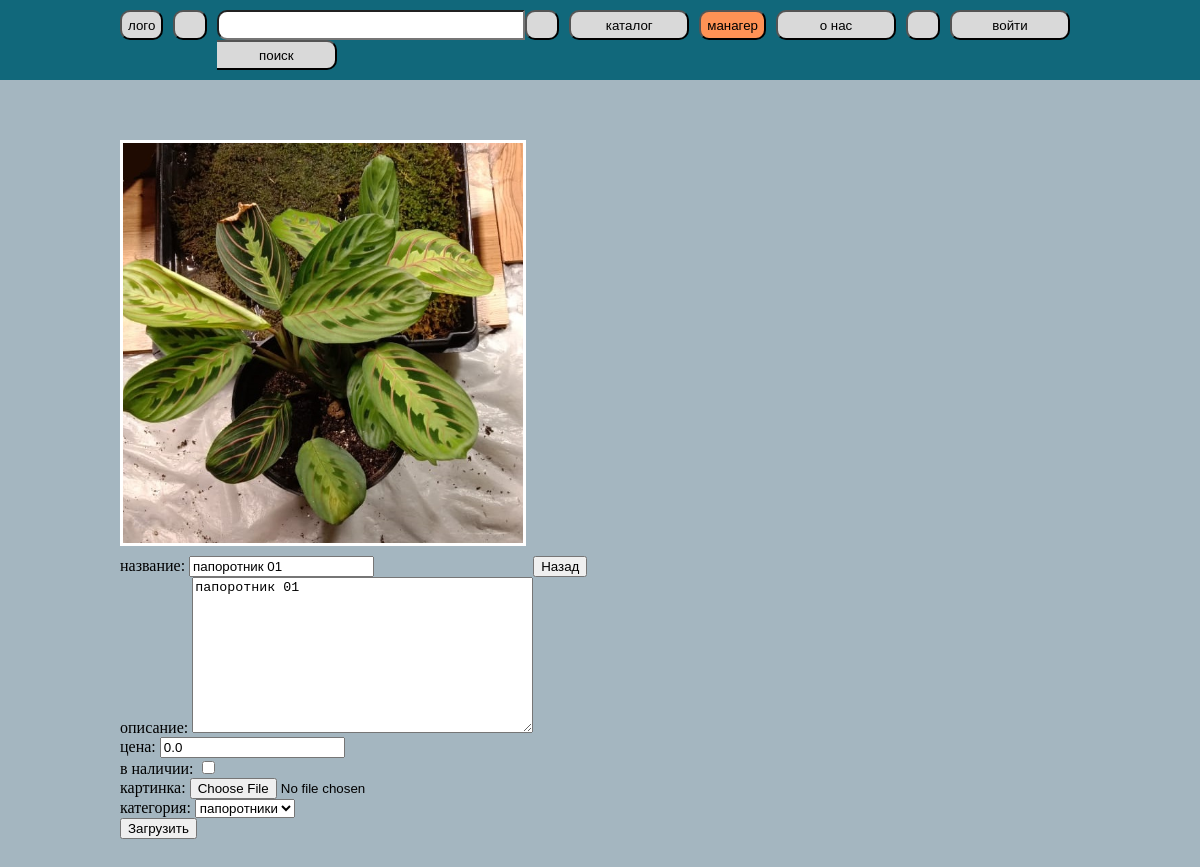
Screenshot of /manage/update/5/ with the database file from the repository.
### bazaapp/models.py (models this page shows, shortened)
class Product(models.Model):
    title = models.CharField(max_length=20)
    tekst = models.TextField()
    price = models.FloatField(default = 0.0)
    data_create = models.DateTimeField(auto_now_add = True)
    vnalicii = models.BooleanField()
    image = models.ImageField(null = True, upload_to='images')
    category = models.ForeignKey(Category, on_delete=models.CASCADE)

### bazaapp/views.py (the view)
# urls.py: path('manage/update/<int:pk>/', ProductUpdate.as_view(), name= 'product_update'),
class ProductUpdate(UpdateView):
    form_class = ProductForm
    model = Product
    template_name = 'product_edit.html'

### bazaapp/forms.py
class ProductForm(forms.ModelForm):
    class Meta:
        model = Product
        fields = ['title', 'tekst', 'price', 'vnalicii', 'image', 'category']
        labels = {
            'title': 'название',
            'tekst': 'описание',
            'price': 'цена',
            'vnalicii': 'в наличии',
            'image': 'картинка',
            'category': 'категория'
        }
        widgets = {
            'image': forms.FileInput(),
        }

### bazaapp/models.py (called while the page is built)
    def __str__(self):
        return f'{self.namecat}'

### templates/product_edit.html (shortened to what this page needs)
{% extends 'flatpages/default.html' %}
{% block 6 %}<button class="buttonactive">манагер</button> {% endblock 6 %}
{% block content %}
<div class="products">
<div class="container">
    <div class="item_product2"><div class="item_product"><div class="image" style="background-image: url(/media/{{ product.image }})"></div></div></div>
    <div class="products-content">
<form method="post" enctype="multipart/form-data">
   {{ form.as_p }}
  <button type="submit">Загрузить</button>
</form>
<form action="{{request.META.HTTP_REFERER}}"><button>Назад</button></form>
    </div>
</div>
</div>
{% endblock content %}

### static/css/styles2.css (style rules this page uses)
body { margin: 0px; padding: 0px; background-color: #A4B6C0; }
p { margin: 0px; padding: 0px; }
.container { width: 80%; margin: 0px auto; }
nav button { border-radius: 10px; width: 120px; height: 30px; background-color: #D9D9D9; margin: 0px 10px 0px 0px; }
.buttonactive { background-color: #FF9255; }
.products { padding: 50px 0; }
.products-content { display: flex; flex-wrap: wrap; justify-content: flex-start; }
.products .image { width:200px; height:200px; background-size: cover; background-position: center center; background-repeat: no-repeat; border: 3px solid #ffffff; }
.item_product2 { padding: 10px 0; }
.item_product { display: flex; flex-wrap: wrap; justify-content: flex-start; }
.item_product .image { width:400px; height:400px; background-size: cover; background-position: center center; background-repeat: no-repeat; border: 3px solid #ffffff; }

### rows the page displays
Product: image (picture), title "папоротник 01", tekst "папоротник 01", price "0.0", category "папоротники"
